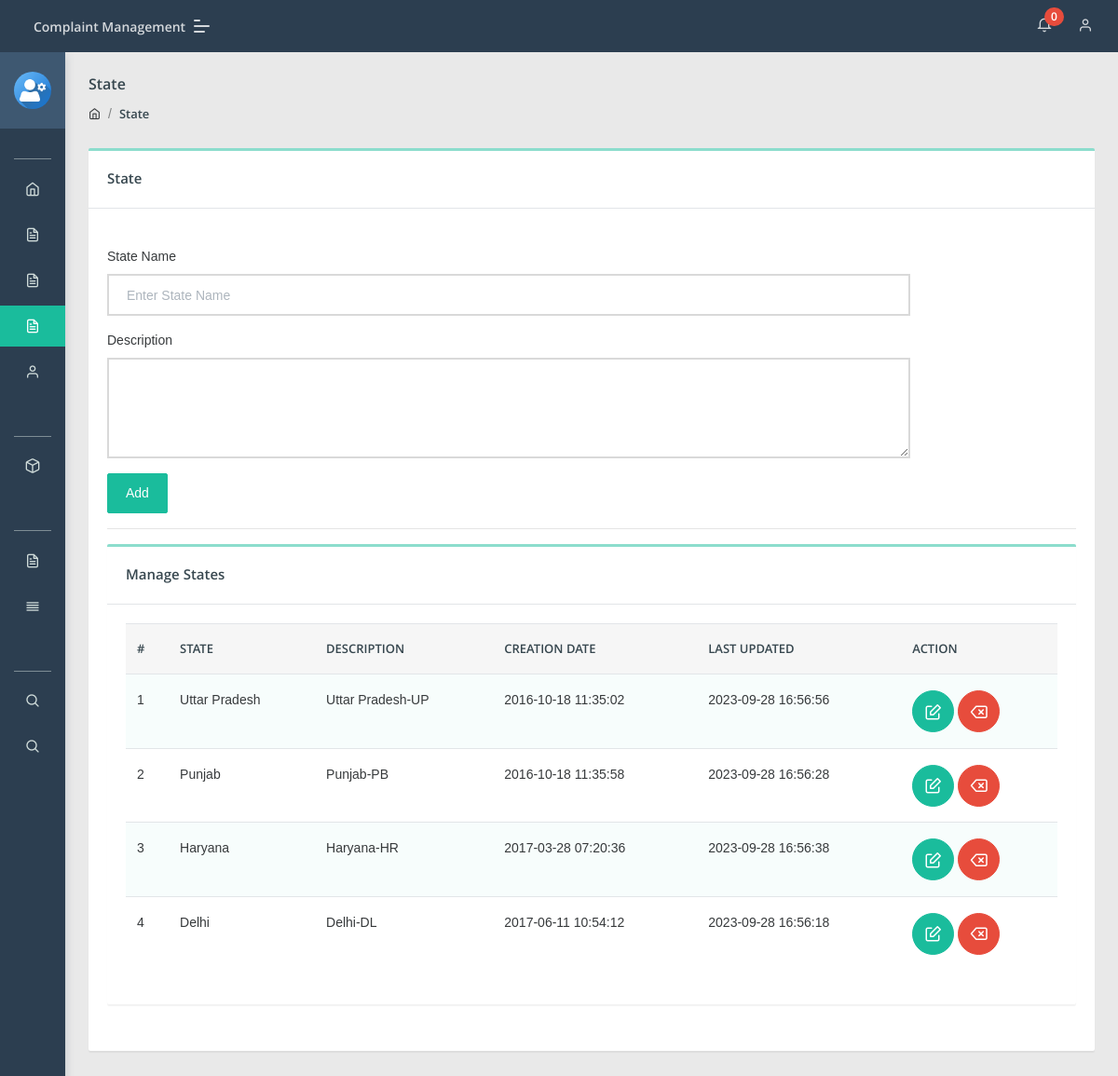
The app's page /admin/state.php (signed in) with its own data.
### tables this page shows
CREATE TABLE `state` (
  `id` int(11) NOT NULL,
  `stateName` varchar(255) DEFAULT NULL,
  `stateDescription` tinytext DEFAULT NULL,
  `postingDate` timestamp NULL DEFAULT current_timestamp(),
  `updationDate` timestamp NULL DEFAULT NULL ON UPDATE current_timestamp()
);

### admin/state.php (the view, shortened to what this page needs)
<?php
include('include/config.php');
if(strlen($_SESSION['aid'])==0)
    {
header('location:index.php');
}
else{
?>
<!DOCTYPE html>
<html lang="en">
<head>
    <link rel="stylesheet" href="assets/css/style.css">
</head>
<body class="">
	<?php include('include/sidebar.php');?>
	<?php include('include/header.php');?>
<section class="pcoded-main-container">
    <div class="pcoded-content">
        <div class="page-header">
            <div class="page-block">
                <div class="row align-items-center">
                    <div class="col-md-12">
                        <div class="page-header-title">
                            <h5 class="m-b-10">State</h5>
                        </div>
                        <ul class="breadcrumb">
                            <li class="breadcrumb-item"><a href="dashboard.php"><i class="feather icon-home"></i></a></li>
                            <li class="breadcrumb-item"><a href="state.php">State</a></li>
                        </ul>
                    </div>
                </div>
            </div>
        </div>
        <div class="row">
            <div class="col-sm-12">
                <div class="card">
                    <div class="card-header">
                        <h5>State</h5>
                    </div>
                    <div class="card-body">
                        <div class="row">
                            <div class="col-md-10">
                                    <br />
                                <form method="post" name="Category">
                                    <div class="form-group">
                                        <label for="exampleInputEmail1">State Name</label>
                                       <input type="text" placeholder="Enter State Name"  name="state" class="form-control" required>
                                    </div>
                                      <div class="form-group">
                                        <label for="exampleInputEmail1">Description</label>
                                       <textarea class="form-control" name="description" rows="4"></textarea>
                                    </div>
                                    <button type="submit" class="btn  btn-primary" name="submit">Add</button>
                                </form>
                            </div>
                        </div>
                     <hr>
                      <div class="row">
                            <div class="col-xl-12">
                <div class="card">
                    <div class="card-header">
                        <h5>Manage States</h5>
                    </div>
                    <div class="card-body table-border-style">
                        <div class="table-responsive">
                            <table class="table table-striped">
                                <thead>
                                    <tr>
                                            <th>#</th>
                                            <th>State</th>
                                            <th>Description</th>
                                            <th>Creation date</th>
                                            <th>Last Updated</th>
                                            <th>Action</th>
                                        </tr>
                                </thead>
                                <tbody>
                                    <?php $query=mysqli_query($con,"select * from state");
$cnt=1;
while($row=mysqli_fetch_array($query))
{
?>
                                        <tr>
                                            <td><?php echo htmlentities($cnt);?></td>
                                            <td><?php echo htmlentities($row['stateName']);?></td>
                                            <td><?php echo htmlentities($row['stateDescription']);?></td>
                                            <td><?php echo htmlentities($row['postingDate']);?></td>
                                            <td> <?php echo htmlentities($row['updationDate']);?></td>
                                            <td>
                                            <a href="edit-state.php?id=<?php echo $row['id']?>" class="btn  btn-icon btn-primary"><i class="feather icon-edit"></i></a>
                                            <a href="state.php?id=<?php echo $row['id']?>&del=delete" class="btn  btn-icon btn-danger" onClick="return confirm('Are you sure you want to delete?')"><i class="feather icon-delete"></i></a></td>
                                        </tr>
                                        <?php $cnt=$cnt+1; } ?>
                                </tbody>
                            </table>
                        </div>
                    </div>
                </div>
            </div>
                        </div>
                    </div>
                </div>
            </div>
        </div>
    </div>
</section>
</body>
</html>
<?php } ?>

### records on screen
state: stateName "Uttar Pradesh", stateDescription "Uttar Pradesh-UP", postingDate "2016-10-18 11:35:02", updationDate "2023-09-28 16:56:56"
state: stateName "Punjab", stateDescription "Punjab-PB", postingDate "2016-10-18 11:35:58", updationDate "2023-09-28 16:56:28"
state: stateName "Haryana", stateDescription "Haryana-HR", postingDate "2017-03-28 07:20:36", updationDate "2023-09-28 16:56:38"
state: stateName "Delhi", stateDescription "Delhi-DL", postingDate "2017-06-11 10:54:12", updationDate "2023-09-28 16:56:18"

### other values on screen
$num1 "0"
